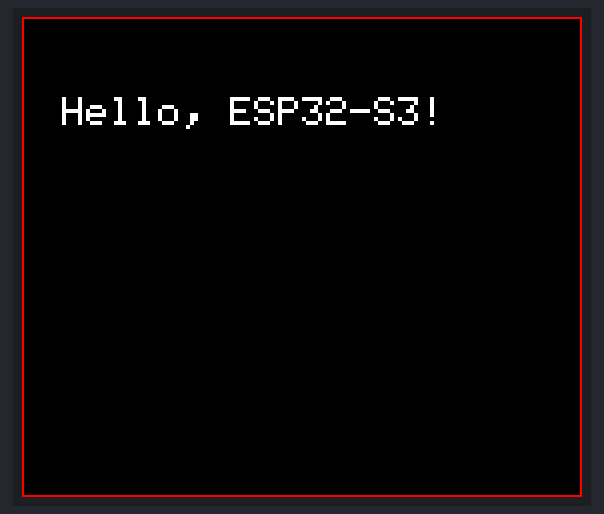
Simulated run of this sketch. Board: ESP32-S3. Shown: 280×240 colour display. What the sketch prints to the serial monitor is not drawn.

Above: at 2.3 s.

The sketch:

1.ino
```cpp
#ifndef _ADAFRUIT_GFX_H
#define _ADAFRUIT_GFX_H

#if ARDUINO >= 100
#include "Arduino.h"
#include "Print.h"
#else
#include "WProgram.h"
#endif
#include "gfxfont.h"

#include <Adafruit_I2CDevice.h>
#include <Adafruit_SPIDevice.h>

/// A generic graphics superclass that can handle all sorts of drawing. At a
/// minimum you can subclass and provide drawPixel(). At a maximum you can do a
/// ton of overriding to optimize. Used for any/all Adafruit displays!
class Adafruit_GFX : public Print {

public:
  Adafruit_GFX(int16_t w, int16_t h); // Constructor

  /**********************************************************************/
  /*!
    @brief  Draw to the screen/framebuffer/etc.
    Must be overridden in subclass.
    @param  x    X coordinate in pixels
    @param  y    Y coordinate in pixels
    @param color  16-bit pixel color.
  */
  /**********************************************************************/
  virtual void drawPixel(int16_t x, int16_t y, uint16_t color) = 0;

  // TRANSACTION API / CORE DRAW API
  // These MAY be overridden by the subclass to provide device-specific
  // optimized code.  Otherwise 'generic' versions are used.
  virtual void startWrite(void);
  virtual void writePixel(int16_t x, int16_t y, uint16_t color);
  virtual void writeFillRect(int16_t x, int16_t y, int16_t w, int16_t h,
                             uint16_t color);
  virtual void writeFastVLine(int16_t x, int16_t y, int16_t h, uint16_t color);
  virtual void writeFastHLine(int16_t x, int16_t y, int16_t w, uint16_t color);
  virtual void writeLine(int16_t x0, int16_t y0, int16_t x1, int16_t y1,
                         uint16_t color);
  virtual void endWrite(void);

  // CONTROL API
  // These MAY be overridden by the subclass to provide device-specific
  // optimized code.  Otherwise 'generic' versions are used.
  virtual void setRotation(uint8_t r);
  virtual void invertDisplay(bool i);

  // BASIC DRAW API
  // These MAY be overridden by the subclass to provide device-specific
  // optimized code.  Otherwise 'generic' versions are used.

  // It's good to implement those, even if using transaction API
  virtual void drawFastVLine(int16_t x, int16_t y, int16_t h, uint16_t color);
  virtual void drawFastHLine(int16_t x, int16_t y, int16_t w, uint16_t color);
  virtual void fillRect(int16_t x, int16_t y, int16_t w, int16_t h,
                        uint16_t color);
  virtual void fillScreen(uint16_t color);
  // Optional and probably not necessary to change
  virtual void drawLine(int16_t x0, int16_t y0, int16_t x1, int16_t y1,
                        uint16_t color);
  virtual void drawRect(int16_t x, int16_t y, int16_t w, int16_t h,
                        uint16_t color);

  // These exist only with Adafruit_GFX (no subclass overrides)
  void drawCircle(int16_t x0, int16_t y0, int16_t r, uint16_t color);
  void drawCircleHelper(int16_t x0, int16_t y0, int16_t r, uint8_t cornername,
                        uint16_t color);
  void fillCircle(int16_t x0, int16_t y0, int16_t r, uint16_t color);
  void fillCircleHelper(int16_t x0, int16_t y0, int16_t r, uint8_t cornername,
                        int16_t delta, uint16_t color);
  void drawTriangle(int16_t x0, int16_t y0, int16_t x1, int16_t y1, int16_t x2,
                    int16_t y2, uint16_t color);
  void fillTriangle(int16_t x0, int16_t y0, int16_t x1, int16_t y1, int16_t x2,
                    int16_t y2, uint16_t color);
  void drawRoundRect(int16_t x0, int16_t y0, int16_t w, int16_t h,
                     int16_t radius, uint16_t color);
  void fillRoundRect(int16_t x0, int16_t y0, int16_t w, int16_t h,
                     int16_t radius, uint16_t color);
  void drawBitmap(int16_t x, int16_t y, const uint8_t bitmap[], int16_t w,
                  int16_t h, uint16_t color);
  void drawBitmap(int16_t x, int16_t y, const uint8_t bitmap[], int16_t w,
                  int16_t h, uint16_t color, uint16_t bg);
  void drawBitmap(int16_t x, int16_t y, uint8_t *bitmap, int16_t w, int16_t h,
                  uint16_t color);
  void drawBitmap(int16_t x, int16_t y, uint8_t *bitmap, int16_t w, int16_t h,
                  uint16_t color, uint16_t bg);
  void drawXBitmap(int16_t x, int16_t y, const uint8_t bitmap[], int16_t w,
                   int16_t h, uint16_t color);
  void drawGrayscaleBitmap(int16_t x, int16_t y, const uint8_t bitmap[],
                           int16_t w, int16_t h);
  void drawGrayscaleBitmap(int16_t x, int16_t y, uint8_t *bitmap, int16_t w,
                           int16_t h);
  void drawGrayscaleBitmap(int16_t x, int16_t y, const uint8_t bitmap[],
                           const uint8_t mask[], int16_t w, int16_t h);
  void drawGrayscaleBitmap(int16_t x, int16_t y, uint8_t *bitmap, uint8_t *mask,
                           int16_t w, int16_t h);
  void drawRGBBitmap(int16_t x, int16_t y, const uint16_t bitmap[], int16_t w,
                     int16_t h);
  void drawRGBBitmap(int16_t x, int16_t y, uint16_t *bitmap, int16_t w,
                     int16_t h);
  void drawRGBBitmap(int16_t x, int16_t y, const uint16_t bitmap[],
                     const uint8_t mask[], int16_t w, int16_t h);
  void drawRGBBitmap(int16_t x, int16_t y, uint16_t *bitmap, uint8_t *mask,
                     int16_t w, int16_t h);
  void drawChar(int16_t x, int16_t y, unsigned char c, uint16_t color,
                uint16_t bg, uint8_t size);
  void drawChar(int16_t x, int16_t y, unsigned char c, uint16_t color,
                uint16_t bg, uint8_t size_x, uint8_t size_y);
  void getTextBounds(const char *string, int16_t x, int16_t y, int16_t *x1,
                     int16_t *y1, uint16_t *w, uint16_t *h);
  void getTextBounds(const __FlashStringHelper *s, int16_t x, int16_t y,
                     int16_t *x1, int16_t *y1, uint16_t *w, uint16_t *h);
  void getTextBounds(const String &str, int16_t x, int16_t y, int16_t *x1,
                     int16_t *y1, uint16_t *w, uint16_t *h);
  void setTextSize(uint8_t s);
  void setTextSize(uint8_t sx, uint8_t sy);
  void setFont(const GFXfont *f = NULL);

  /**********************************************************************/
  /*!
    @brief  Set text cursor location
    @param  x    X coordinate in pixels
    @param  y    Y coordinate in pixels
  */
  /**********************************************************************/
  void setCursor(int16_t x, int16_t y) {
    cursor_x = x;
    cursor_y = y;
  }

  /**********************************************************************/
  /*!
    @brief   Set text font color with transparant background
    @param   c   16-bit 5-6-5 Color to draw text with
    @note    For 'transparent' background, background and foreground
             are set to same color rather than using a separate flag.
  */
  /**********************************************************************/
  void setTextColor(uint16_t c) { textcolor = textbgcolor = c; }

  /**********************************************************************/
  /*!
    @brief   Set text font color with custom background color
    @param   c   16-bit 5-6-5 Color to draw text with
    @param   bg  16-bit 5-6-5 Color to draw background/fill with
  */
  /**********************************************************************/
  void setTextColor(uint16_t c, uint16_t bg) {
    textcolor = c;
    textbgcolor = bg;
  }

  /**********************************************************************/
  /*!
  @brief  Set whether text that is too long for the screen width should
          automatically wrap around to the next line (else clip right).
  @param  w  true for wrapping, false for clipping
  */
  /**********************************************************************/
  void setTextWrap(bool w) { wrap = w; }

  /**********************************************************************/
  /*!
    @brief  Enable (or disable) Code Page 437-compatible charset.
            There was an error in glcdfont.c for the longest time -- one
            character (#176, the 'light shade' block) was missing -- this
            threw off the index of every character that followed it.
            But a TON of code has been written with the erroneous
            character indices. By default, the library uses the original
            'wrong' behavior and old sketches will still work. Pass
            'true' to this function to use correct CP437 character values
            in your code.
    @param  x  true = enable (new behavior), false = disable (old behavior)
  */
  /**********************************************************************/
  void cp437(bool x = true) { _cp437 = x; }

  using Print::write;
#if ARDUINO >= 100
  virtual size_t write(uint8_t);
#else
  virtual void write(uint8_t);
#endif

  /************************************************************************/
  /*!
    @brief      Get width of the display, accounting for current rotation
    @returns    Width in pixels
  */
  /************************************************************************/
  int16_t width(void) const { return _width; };

  /************************************************************************/
  /*!
    @brief      Get height of the display, accounting for current rotation
    @returns    Height in pixels
  */
  /************************************************************************/
  int16_t height(void) const { return _height; }

  /************************************************************************/
  /*!
    @brief      Get rotation setting for display
    @returns    0 thru 3 corresponding to 4 cardinal rotations
  */
  /************************************************************************/
  uint8_t getRotation(void) const { return rotation; }

  // get current cursor position (get rotation safe maximum values,
  // using: width() for x, height() for y)
  /************************************************************************/
  /*!
    @brief  Get text cursor X location
    @returns    X coordinate in pixels
  */
  /************************************************************************/
  int16_t getCursorX(void) const { return cursor_x; }

  /************************************************************************/
  /*!
    @brief      Get text cursor Y location
    @returns    Y coordinate in pixels
  */
  /************************************************************************/
  int16_t getCursorY(void) const { return cursor_y; };

protected:
  void charBounds(unsigned char c, int16_t *x, int16_t *y, int16_t *minx,
                  int16_t *miny, int16_t *maxx, int16_t *maxy);
  int16_t WIDTH;        ///< This is the 'raw' display width - never changes
  int16_t HEIGHT;       ///< This is the 'raw' display height - never changes
  int16_t _width;       ///< Display width as modified by current rotation
  int16_t _height;      ///< Display height as modified by current rotation
  int16_t cursor_x;     ///< x location to start print()ing text
  int16_t cursor_y;     ///< y location to start print()ing text
  uint16_t textcolor;   ///< 16-bit background color for print()
  uint16_t textbgcolor; ///< 16-bit text color for print()
  uint8_t textsize_x;   ///< Desired magnification in X-axis of text to print()
  uint8_t textsize_y;   ///< Desired magnification in Y-axis of text to print()
  uint8_t rotation;     ///< Display rotation (0 thru 3)
  bool wrap;            ///< If set, 'wrap' text at right edge of display
  bool _cp437;          ///< If set, use correct CP437 charset (default is off)
  GFXfont *gfxFont;     ///< Pointer to special font
};

/// A simple drawn button UI element
class Adafruit_GFX_Button {

public:
  Adafruit_GFX_Button(void);
  // "Classic" initButton() uses center & size
  void initButton(Adafruit_GFX *gfx, int16_t x, int16_t y, uint16_t w,
                  uint16_t h, uint16_t outline, uint16_t fill,
                  uint16_t textcolor, char *label, uint8_t textsize);
  void initButton(Adafruit_GFX *gfx, int16_t x, int16_t y, uint16_t w,
                  uint16_t h, uint16_t outline, uint16_t fill,
                  uint16_t textcolor, char *label, uint8_t textsize_x,
                  uint8_t textsize_y);
  // New/alt initButton() uses upper-left corner & size
  void initButtonUL(Adafruit_GFX *gfx, int16_t x1, int16_t y1, uint16_t w,
                    uint16_t h, uint16_t outline, uint16_t fill,
                    uint16_t textcolor, char *label, uint8_t textsize);
  void initButtonUL(Adafruit_GFX *gfx, int16_t x1, int16_t y1, uint16_t w,
                    uint16_t h, uint16_t outline, uint16_t fill,
                    uint16_t textcolor, char *label, uint8_t textsize_x,
                    uint8_t textsize_y);
  void drawButton(bool inverted = false);
  bool contains(int16_t x, int16_t y);

  /**********************************************************************/
  /*!
    @brief    Sets button state, should be done by some touch function
    @param    p  True for pressed, false for not.
  */
  /**********************************************************************/
  void press(bool p) {
    laststate = currstate;
    currstate = p;
  }

  bool justPressed();
  bool justReleased();

  /**********************************************************************/
  /*!
    @brief    Query whether the button is currently pressed
    @returns  True if pressed
  */
  /**********************************************************************/
  bool isPressed(void) { return currstate; };

private:
  Adafruit_GFX *_gfx;
  int16_t _x1, _y1; // Coordinates of top-left corner
  uint16_t _w, _h;
  uint8_t _textsize_x;
  uint8_t _textsize_y;
  uint16_t _outlinecolor, _fillcolor, _textcolor;
  char _label[10];

  bool currstate, laststate;
};

/// A GFX 1-bit canvas context for graphics
class GFXcanvas1 : public Adafruit_GFX {
public:
  GFXcanvas1(uint16_t w, uint16_t h, bool allocate_buffer = true);
  ~GFXcanvas1(void);
  void drawPixel(int16_t x, int16_t y, uint16_t color);
  void fillScreen(uint16_t color);
  void drawFastVLine(int16_t x, int16_t y, int16_t h, uint16_t color);
  void drawFastHLine(int16_t x, int16_t y, int16_t w, uint16_t color);
  bool getPixel(int16_t x, int16_t y) const;
  /**********************************************************************/
  /*!
    @brief    Get a pointer to the internal buffer memory
    @returns  A pointer to the allocated buffer
  */
  /**********************************************************************/
  uint8_t *getBuffer(void) const { return buffer; }

protected:
  bool getRawPixel(int16_t x, int16_t y) const;
  void drawFastRawVLine(int16_t x, int16_t y, int16_t h, uint16_t color);
  void drawFastRawHLine(int16_t x, int16_t y, int16_t w, uint16_t color);
  uint8_t *buffer;   ///< Raster data: no longer private, allow subclass access
  bool buffer_owned; ///< If true, destructor will free buffer, else it will do
                     ///< nothing

private:
#ifdef __AVR__
  // Bitmask tables of 0x80>>X and ~(0x80>>X), because X>>Y is slow on AVR
  static const uint8_t PROGMEM GFXsetBit[], GFXclrBit[];
#endif
};

/// A GFX 8-bit canvas context for graphics
class GFXcanvas8 : public Adafruit_GFX {
public:
  GFXcanvas8(uint16_t w, uint16_t h, bool allocate_buffer = true);
  ~GFXcanvas8(void);
  void drawPixel(int16_t x, int16_t y, uint16_t color);
  void fillScreen(uint16_t color);
  void drawFastVLine(int16_t x, int16_t y, int16_t h, uint16_t color);
  void drawFastHLine(int16_t x, int16_t y, int16_t w, uint16_t color);
  uint8_t getPixel(int16_t x, int16_t y) const;
  /**********************************************************************/
  /*!
   @brief    Get a pointer to the internal buffer memory
   @returns  A pointer to the allocated buffer
  */
  /**********************************************************************/
  uint8_t *getBuffer(void) const { return buffer; }

protected:
  uint8_t getRawPixel(int16_t x, int16_t y) const;
  void drawFastRawVLine(int16_t x, int16_t y, int16_t h, uint16_t color);
  void drawFastRawHLine(int16_t x, int16_t y, int16_t w, uint16_t color);
  uint8_t *buffer;   ///< Raster data: no longer private, allow subclass access
  bool buffer_owned; ///< If true, destructor will free buffer, else it will do
                     ///< nothing
};

///  A GFX 16-bit canvas context for graphics
class GFXcanvas16 : public Adafruit_GFX {
public:
  GFXcanvas16(uint16_t w, uint16_t h, bool allocate_buffer = true);
  ~GFXcanvas16(void);
  void drawPixel(int16_t x, int16_t y, uint16_t color);
  void fillScreen(uint16_t color);
  void byteSwap(void);
  void drawFastVLine(int16_t x, int16_t y, int16_t h, uint16_t color);
  void drawFastHLine(int16_t x, int16_t y, int16_t w, uint16_t color);
  uint16_t getPixel(int16_t x, int16_t y) const;
  /**********************************************************************/
  /*!
    @brief    Get a pointer to the internal buffer memory
    @returns  A pointer to the allocated buffer
  */
  /**********************************************************************/
  uint16_t *getBuffer(void) const { return buffer; }

protected:
  uint16_t getRawPixel(int16_t x, int16_t y) const;
  void drawFastRawVLine(int16_t x, int16_t y, int16_t h, uint16_t color);
  void drawFastRawHLine(int16_t x, int16_t y, int16_t w, uint16_t color);
  uint16_t *buffer;  ///< Raster data: no longer private, allow subclass access
  bool buffer_owned; ///< If true, destructor will free buffer, else it will do
                     ///< nothing
};

#endif // _ADAFRUIT_GFX_H
```

Source omitted: 2.ino (1906 bytes)
